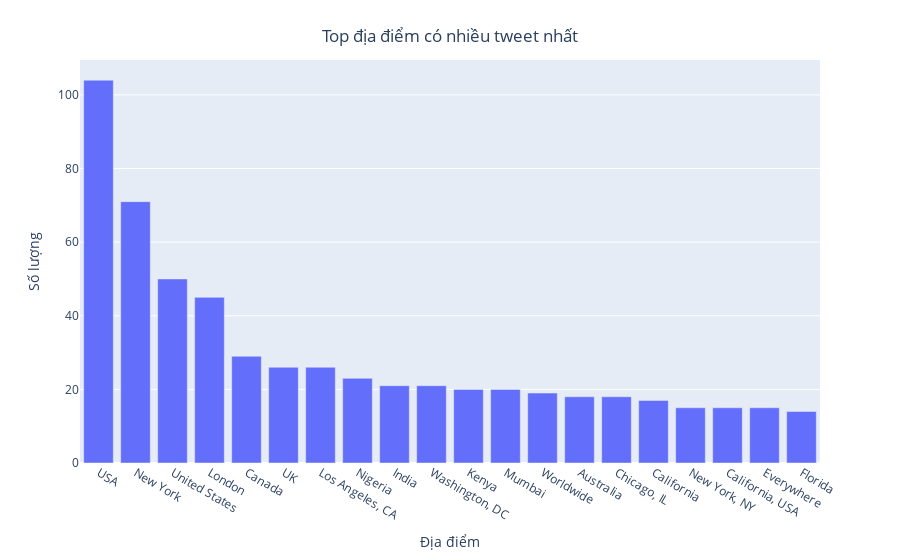

This figure's notebook cell:
### Code cell
top_location = train_df.groupby("location")["target"].count().sort_values(ascending=False).head(20)


fig = px.bar(top_location, x=top_location.index, y=top_location.values)
fig.update_layout(xaxis={'type': 'category'}, 
                yaxis_title = "Số lượng",
                xaxis_title = "Địa điểm",
                title={
                    'text': 'Top địa điểm có nhiều tweet nhất',
                    'x': 0.5,  # Giữa trục x
                    'xanchor': 'center',  # Căn giữa theo trục x
                    'yanchor': 'top'  # Căn theo trục y
                })


fig.show()

### Figure 1 — Plotly figure (JSON) as saved in the notebook; plotly's stock layout.template omitted (floating-point values rounded to 4 significant figures)
{"data": [{"alignmentgroup": "True", "hovertemplate": "location=%{x}<br>y=%{y}<extra></extra>", "legendgroup": "", "marker": {"color": "#636efa", "pattern": {"shape": ""}}, "name": "", "offsetgroup": "", "orientation": "v", "showlegend": false, "textposition": "auto", "type": "bar", "x": ["USA", "New York", "United States", "London", "Canada", "UK", "Los Angeles, CA", "Nigeria", "India", "Washington, DC", "Kenya", "Mumbai", "Worldwide", "Australia", "Chicago, IL", "California", "New York, NY", "California, USA", "Everywhere", "Florida"], "xaxis": "x", "y": [104, 71, 50, 45, 29, 26, 26, 23, 21, 21, 20, 20, 19, 18, 18, 17, 15, 15, 15, 14], "yaxis": "y"}], "layout": {"barmode": "relative", "legend": {"tracegroupgap": 0}, "margin": {"t": 60}, "title": {"text": "Top địa điểm có nhiều tweet nhất", "x": 0.5, "xanchor": "center", "yanchor": "top"}, "xaxis": {"anchor": "y", "domain": [0, 1], "title": {"text": "Địa điểm"}, "type": "category"}, "yaxis": {"anchor": "x", "domain": [0, 1], "title": {"text": "Số lượng"}}}}
